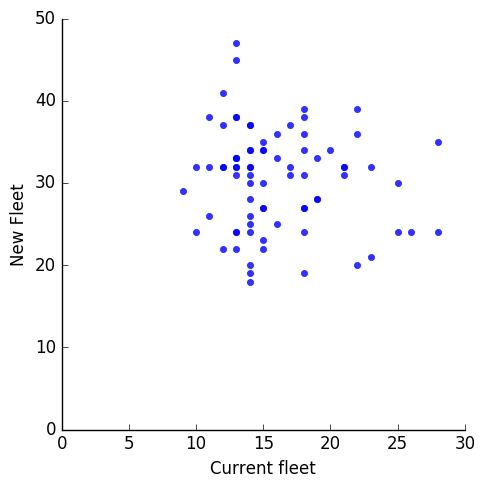

This figure's Python source:
import matplotlib
matplotlib.use('Agg')

import pandas as pd
import random
import numpy as np
import matplotlib.pyplot as plt
import seaborn as sns

import numpy as np

if __name__ == "__main__":
	df = pd.read_csv('./vehicles.csv')
	df = df.dropna()

	sns_plot = sns.lmplot(df.columns[0], df.columns[1], data=df, fit_reg=False)

	sns_plot.axes[0,0].set_ylim(0,)
	sns_plot.axes[0,0].set_xlim(0,)

	sns_plot.savefig("vehicles.png",bbox_inches='tight')
	sns_plot.savefig("vehicles.pdf",bbox_inches='tight')

	currentFleet = df.values.T[0]
	newFleet = df.values.T[1]

	plt.clf()
	sns_plot2 = sns.distplot(currentFleet, bins=20, kde=False, rug=True).get_figure()

	axes = plt.gca()
	axes.set_xlabel('Day') 
	axes.set_ylabel('Current Fleet')

	sns_plot2.savefig("CurrentFleetHistogram.png",bbox_inches='tight')
	sns_plot2.savefig("CurrentFleetHistogram.pdf",bbox_inches='tight')

	plt.clf()
	sns_plot3 = sns.distplot(newFleet, bins=20, kde=False, rug=True).get_figure()

	axes = plt.gca()
	axes.set_xlabel('Day') 
	axes.set_ylabel('New Fleet')

	sns_plot3.savefig("NewFleetHistogram.png",bbox_inches='tight')
	sns_plot3.savefig("NewFleetHistogram.pdf",bbox_inches='tight')